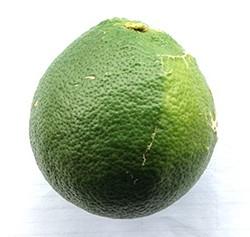
#> input picture jeruknipis2.jpg, 250 x 237 px
$ jupyter execute The_1st_Assignment_Pengolahan_dan_analisis_Citra_Digital.ipynb
#> lines starting #> are read from the running program, lines starting #| are printed output that depends on the picture
# The 1st Assignment Pengolahan dan analisis Citra Digital

## Nama : Ihlasul Amal
## Nim : 24/551419/PPA/06974

#1.  IMPORT LIBRARY

[cell 1]
import numpy as np
import cv2
import matplotlib.pyplot as plt
import os
import numpy as np
import gdown
from skimage.transform import resize

#2. FUNGSI DOWNSAMPLING

## a.  Downsampilng pada citra 4x4 -> 2x2 berdasarkan nilai max, median, mean

[cell 2]
# Fungsi Downsampling dengan Max, Median, Mean
def downsample_4x4_to_2x2(img, method='mean'):
    if img.shape != (4, 4):
        raise ValueError("Input harus 4x4")
    block_size = 2
    result = np.zeros((2, 2))
    for i in range(2):
        for j in range(2):
            block = img[i*block_size:(i+1)*block_size, j*block_size:(j+1)*block_size]
            if method == 'max':
                result[i, j] = np.max(block)
            elif method == 'median':
                result[i, j] = np.median(block)
            elif method == 'mean':
                result[i, j] = np.mean(block)
    return result

## b. Downsampilng citra 5x5 -> 3x3 berdasarkan nilai max, median, mean

[cell 3]
def downsample_5x5_to_3x3(img, method='mean'):
    if img.shape != (5, 5):
        raise ValueError("Input harus 5x5")

    indices = [(0,2), (2,4), (4,5)]
    result = np.zeros((3, 3))

    for i in range(3):
        for j in range(3):
            r_start, r_end = indices[i]
            c_start, c_end = indices[j]
            block = img[r_start:r_end, c_start:c_end]
            if method == 'max':
                result[i, j] = np.max(block)
            elif method == 'median':
                result[i, j] = np.median(block)
            elif method == 'mean':
                result[i, j] = np.mean(block)
    return result

# 3. FUNGSI UPSAMPLING

## Fungsi Upsampling 2x2 -> 4x4 dan Fungsi Upsampling 3x3->5x5 dengan menggunakan fungsi  nearest, bilinear dan bicubic

[cell 4]
# Fungsi Upsampling 2x2->4x4
def upsampling_2x2_to_4x4(img, method='nearest'):
    if img.shape != (2, 2):
        raise ValueError("Input harus 2x2")
    if method == 'nearest':
        return np.repeat(np.repeat(img, 2, axis=0), 2, axis=1)
    elif method == 'bilinear':
        return resize(img, (4, 4), order=1, preserve_range=True, anti_aliasing=False)
    elif method == 'bicubic':
        return resize(img, (4, 4), order=3, preserve_range=True)

# Fungsi Upsampling 2x2->4x4
def upsampling_3x3_to_5x5(img, method='nearest'):
    if img.shape != (3, 3):
        raise ValueError("Input harus 3x3")
    if method == 'nearest':
        # Nearest neighbor: map 3 posisi ke 5 posisi
        scale = 5 / 3
        result = np.zeros((5, 5))
        for i in range(5):
            for j in range(5):
                src_i = int(i / scale)
                src_j = int(j / scale)
                result[i, j] = img[src_i, src_j]
        return result
    elif method == 'bilinear':
        return resize(img, (5, 5), order=1, preserve_range=True, anti_aliasing=False)
    elif method == 'bicubic':
        return resize(img, (5, 5), order=3, preserve_range=True)

# 4. DATA UJI

[cell 5]
# Citra contoh 4x4
img_4x4 = np.array([
    [10, 20, 30, 40],
    [50, 60, 70, 80],
    [90, 100, 110, 120],
    [130, 140, 150, 160]
], dtype=np.float32)

# Citra contoh 5x5
img_5x5 = np.array([
    [10, 20, 30, 40, 50],
    [60, 70, 80, 90, 100],
    [110, 120, 130, 140, 150],
    [160, 170, 180, 190, 200],
    [210, 220, 230, 240, 250]
], dtype=np.float32)

# 5. PROSES DOWNSAMPLING

### a. Down Sampling pada citra 4x4 -> 2x2

[cell 6]
print("DOWN SAMPLING \n")

print("Citra 4x4 asli:")
print(img_4x4)
print()

# Downsampling 4x4 -> 2x2
for method in ['mean', 'max', 'median']:
    ds_4x4 = downsample_4x4_to_2x2(img_4x4, method)

    if method == 'mean':
        ds_4x4 = np.round(ds_4x4).astype(int)  # Bulatkan ke integer
    else:

        ds_4x4 = np.round(ds_4x4).astype(int)

    print(f"4x4 -> 2x2 ({method.capitalize()}):")
    print(ds_4x4)
    print()

### b.  Down Sampling pada citra 5x5 -> 3x3

[cell 7]
print("DOWN SAMPLING \n")

print("Citra 5x5 asli:")
print(img_5x5)
print()

# Downsampling 5x5 -> 3x3
for method in ['mean', 'max', 'median']:
    ds_5x5 = downsample_5x5_to_3x3(img_5x5, method)

    # Bulatkan semua metode ke bilangan bulat
    if method == 'mean':
        ds_5x5 = np.round(ds_5x5).astype(int)
    else:
        ds_5x5 = np.round(ds_5x5).astype(int)

    print(f"5x5 -> 3x3 ({method.capitalize()}):")
    print(ds_5x5)
    print()

# 6. PROSES UPSAMPLING

### a. Proses Upsampling 2x2 -> 4x4

[cell 8]
print(" UP SAMPLING \n")

# Upsampling 2x2 -> 4x4
ds_4x4 = downsample_4x4_to_2x2(img_4x4, 'mean')
print("Citra 2x2 (hasil downsampling mean 4x4):")
print(ds_4x4)
print()

for method in ['nearest', 'bilinear', 'bicubic']:
    us_4x4 = upsampling_2x2_to_4x4(ds_4x4, method)
    us_4x4_rounded = np.round(us_4x4).astype(int)  # Pembulatan normal ke bilangan bulat
    print(f"Upsample ke 4x4 ({method.capitalize()}):")
    print(us_4x4_rounded)
    print()

### b. Up Sampling pada citra  3x3 -> 5x5

[cell 9]
print(" UP SAMPLING\n")
# upsampling 3x3 -> 5x5
ds_3x3 = downsample_5x5_to_3x3(img_5x5, 'mean')
print("Citra 3x3 (hasil downsampling mean 5x5):")
print(ds_3x3)
print()

for method in ['nearest', 'bilinear', 'bicubic']:
    us_5x5 = upsampling_3x3_to_5x5(ds_3x3, method)
    us_5x5_rounded = np.round(us_5x5).astype(int)  # Pembulatan normal ke bilangan bulat
    print(f"upsampling ke 5x5 ({method.capitalize()}):")
    print(us_5x5_rounded)
    print()

 # 7. PENGUJIAN PADA DATA CITRA ASLI

## A. Load citra

[cell 10]
# Konfigurasi Google Drive
file_id = "1nLZBfZFHHwT7AOkzRa_dKUm1dHQW_DWA"
output_filename = "jeruknipis2.jpg"
url = f"https://drive.google.com/uc?id={file_id}&export=download"

# Download gambar
print(" Sedang mendownload gambar dari Google Drive...")
if os.path.exists(output_filename):
    print(f"File '{output_filename}' sudah ada, skip download.")
else:
    try:
        gdown.download(url, output_filename, quiet=False)
    except Exception as e:
        print(" Gagal download:", e)
        exit()

#  Baca gambar grayscale
img = cv2.imread(output_filename, cv2.IMREAD_GRAYSCALE)
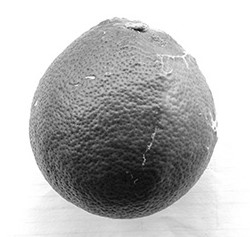
#> img: shape (237, 250); min 4, max 255, mean 184.5
if img is None:
    print(" Gagal membaca gambar.")
    exit()

plt.figure(figsize=(6, 6))
plt.imshow(img, cmap='gray')
plt.title(f"Gambar Asli\n{output_filename.split('/')[-1]}\nUkuran: {img.shape}")
plt.axis('off')
plt.show()

print(f"Gambar berhasil dimuat: {output_filename}")
print(f"Ukuran asli: {img.shape}")
#| Ukuran asli: (237, 250)

## B. Resize citra agar tidak terlalu besar

[cell 11]
# Resize ke 64x64 (citra awal hasil resize)
img_64x64 = cv2.resize(img, (64, 64), interpolation=cv2.INTER_AREA)
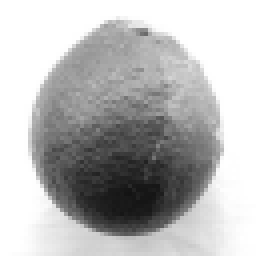
#> img_64x64: shape (64, 64) (shown 4 times larger); min 19, max 255, mean 184.5
img_64x64_float = img_64x64.astype(np.float32)

print("\n PIXEL CITRA 64x64 (HASIL RESIZE")
print("Ukuran:", img_64x64.shape)
#| Ukuran: (64, 64)
# menampilkan sebagian matriks agar tidak terlalu panjang
center = img_64x64[27:37, 27:37] # 5×5 tengah
print("5x5 tengah:\n", center)
#| 5x5 tengah:
#|  [[122 133 135 136 126 134 136 120 117 129]
#|  [127 114 119 126 131 128 131 119 131 139]
#|  [108 111  96  99 114 133 112 127 119 119]
#|  [128 113 124 108  97  96  93  92  98 116]
#|  [108  97  75  90  83  90  98  79  92  77]
#|  [ 86  88  90  80  82  83  98 102  87  96]
#|  [ 70  72  78  67  78  88  92  76  88  78]
#|  [ 86  92  77  79  70  71  70  85  78  81]
#|  [ 79  62  75  82  79  76  86  82  85  82]
#|  [ 64  68  69  85  81  73  59  74  71  83]]

# Menampilkan citra
plt.figure(figsize=(3, 3))
plt.imshow(img_64x64, cmap='gray', vmin=0, vmax=255)
plt.title("Citra 64x64 (Hasil Resize)", fontsize=12)
plt.axis('off')
plt.tight_layout()
plt.show()

## C. Fungsi downsampling

[cell 12]
def downsample_64x64_to_32x32(img, method='mean'):
#> called with method = 'mean'
    if img.shape != (64, 64):
        raise ValueError("Input harus 64x64")
    result = np.zeros((32, 32))
    for i in range(32):
        for j in range(32):
            block = img[i*2:(i+1)*2, j*2:(j+1)*2]  # Blok 2x2
            if method == 'mean':
                result[i, j] = np.mean(block)
            elif method == 'max':
                result[i, j] = np.max(block)
            elif method == 'median':
                result[i, j] = np.median(block)
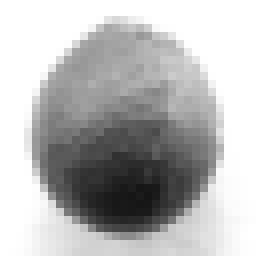
#> result: shape (32, 32) float64 (shown 8 times larger); min 21.75, max 255, mean 184.5
    return np.round(result).astype(int)

# Hasil downsampling
down_mean = downsample_64x64_to_32x32(img_64x64_float, 'mean')
down_max  = downsample_64x64_to_32x32(img_64x64_float, 'max')
#> call 2 of downsample_64x64_to_32x32, with method = 'max'
#> after the loop in downsample_64x64_to_32x32 (call 2), `for i in range(32):`:
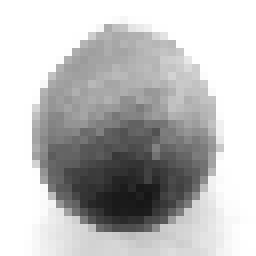
#> result: shape (32, 32) float64 (shown 8 times larger); min 22, max 255, mean 191.1
down_median = downsample_64x64_to_32x32(img_64x64_float, 'median')

# Menampilkan sebagian matriks agar tidak terlalu panjang
print("\n DOWNSAMPLING 64x64 → 32x32 ")
print("Mean (10×10 tengah):\n", down_mean[11:21, 11:21])
#| Mean (10×10 tengah):
#|  [[160 160 155 160 170 160 154 141 136 148]
#|  [156 154 152 147 134 138 145 147 145 152]
#|  [157 146 136 138 136 125 118 125 142 154]
#|  [138 137 122 110 118 126 124 131 127 126]
#|  [121 111 116 102  94  94  90  91  94 100]
#|  [102 108  82  82  77  90  88  83  76 105]
#|  [ 93  76  81  76  78  76  82  80  88  98]
#|  [ 72  74  71  75  82  70  73  80  98  86]
#|  [ 74  76  70  50  52  58  67  63  90  76]
#|  [ 64  58  52  53  47  44  45  50  50  56]]
print("Max  (10×10 tengah):\n", down_max[11:21, 11:21])
#| Max  (10×10 tengah):
#|  [[167 168 169 167 173 166 165 151 153 165]
#|  [172 166 177 168 143 145 167 160 152 173]
#|  [160 152 156 153 141 136 123 138 154 164]
#|  [147 154 135 119 131 133 131 147 157 152]
#|  [135 126 128 124 108  98  98 116 114 117]
#|  [110 128  96  90  82  98 102  96  81 125]
#|  [101  88  95  92  82  86  85  86  99 120]
#|  [ 86  88  78  83  85  75  78  90 130  99]
#|  [ 84  91  82  56  60  65  76  70 115  88]
#|  [ 72  67  62  60  54  52  51  63  65  71]]
print("Median (10×10 tengah):\n", down_median[11:21, 11:21])
#| Median (10×10 tengah):
#|  [[160 161 152 160 172 162 153 142 135 145]
#|  [154 154 150 150 137 140 143 148 146 148]
#|  [156 146 134 134 138 129 118 128 144 158]
#|  [144 134 122 112 120 130 123 129 130 134]
#|  [127 112 115 105  94  94  92  85  88  98]
#|  [101 105  80  83  79  90  88  85  76 104]
#|  [ 94  73  82  76  79  74  84  82  90 100]
#|  [ 74  74  71  74  82  73  72  80  94  84]
#|  [ 76  73  70  52  52  58  69  64  86  75]
#|  [ 62  58  52  54  46  44  44  50  46  56]]

## D. Fungsi Upsampling

[cell 13]
def upsample_64x64_to_128x128(img, method='nearest'):
#> called with method = 'nearest'
    if method == 'nearest':
        return np.repeat(np.repeat(img, 2, axis=0), 2, axis=1)
#> returned value: shape (128, 128) float32
    elif method == 'bilinear':
        return resize(img, (128, 128), order=1, preserve_range=True)
    elif method == 'bicubic':
        return resize(img, (128, 128), order=3, preserve_range=True)
    else:
        raise ValueError("Metode tidak didukung")

# Upsample dari citra 64x64 asli
up_nearest = upsample_64x64_to_128x128(img_64x64_float, 'nearest')
up_bilinear = upsample_64x64_to_128x128(img_64x64_float, 'bilinear')
up_bicubic = upsample_64x64_to_128x128(img_64x64_float, 'bicubic')

# Bulatkan ke bilangan bulat
up_nearest = np.round(up_nearest).astype(int)
up_bilinear = np.round(up_bilinear).astype(int)
up_bicubic = np.round(up_bicubic).astype(int)

# menampilkan sebagian matriks agar tidak terlalu panjang
print("\n UPSAMPLING 64x64 → 128x128 ")
print("nearest (10×10 tengah):\n", up_nearest[59:69, 59:69])
#| nearest (10×10 tengah):
#|  [[ 96  99  99 114 114 133 133 112 112 127]
#|  [124 108 108  97  97  96  96  93  93  92]
#|  [124 108 108  97  97  96  96  93  93  92]
#|  [ 75  90  90  83  83  90  90  98  98  79]
#|  [ 75  90  90  83  83  90  90  98  98  79]
#|  [ 90  80  80  82  82  83  83  98  98 102]
#|  [ 90  80  80  82  82  83  83  98  98 102]
#|  [ 78  67  67  78  78  88  88  92  92  76]
#|  [ 78  67  67  78  78  88  88  92  92  76]
#|  [ 77  79  79  70  70  71  71  70  70  85]]
print("bilinear (10×10 tengah):\n", up_bilinear[59:69, 59:69])
#| bilinear (10×10 tengah):
#|  [[103 102 103 108 113 120 120 111 110 116]
#|  [114 109 105 102 102 104 103 100  98 100]
#|  [110 106 101  96  94  94  94  94  93  90]
#|  [ 89  93  92  88  88  90  93  95  93  86]
#|  [ 81  85  86  84  84  87  91  96  95  88]
#|  [ 85  83  82  82  83  84  88  95  98  97]
#|  [ 84  79  78  80  82  83  87  93  96  96]
#|  [ 78  73  72  77  81  85  88  92  91  85]
#|  [ 76  72  72  74  78  82  84  86  84  80]
#|  [ 77  76  75  73  73  74  75  75  77  81]]
print("bicubic (10×10 tengah):\n", up_bicubic[59:69, 59:69])
#| bicubic (10×10 tengah):
#|  [[101  99 100 105 115 125 122 109 108 118]
#|  [120 111 103 100 102 105 103  97  97 101]
#|  [115 110 102  95  91  91  92  93  90  85]
#|  [ 87  94  94  88  85  87  94  98  91  79]
#|  [ 74  83  87  84  81  85  92  99  96  88]
#|  [ 84  83  82  82  81  82  87  95 101 101]
#|  [ 88  79  76  80  83  83  87  95 100 100]
#|  [ 80  71  69  76  83  86  91  96  93  85]
#|  [ 74  69  69  73  78  83  86  87  82  76]
#|  [ 75  75  75  71  71  74  74  72  74  79]]

## E. Visualisasi

### a. Visualisasi Down Sampling

[cell 14]
plt.figure(figsize=(16, 12))
plt.suptitle("Down Sampling", fontsize=18)

# 1. Asli 64x64
plt.subplot(3, 4, 1)
plt.imshow(img_64x64, cmap='gray', vmin=0, vmax=255)
plt.title("Asli (64x64)")
plt.axis('off')

# 2. Down: Mean
plt.subplot(3, 4, 2)
plt.imshow(down_mean, cmap='gray', vmin=0, vmax=255)
plt.title("Down: Mean (32x32)")
plt.axis('off')

# 3. Down: Max
plt.subplot(3, 4, 3)
plt.imshow(down_max, cmap='gray', vmin=0, vmax=255)
plt.title("Down: Max (32x32)")
plt.axis('off')

# 4. Down: Median
plt.subplot(3, 4, 4)
plt.imshow(down_median, cmap='gray', vmin=0, vmax=255)
plt.title("Down: Median (32x32)")
plt.axis('off')

### b. Visualisasi DownSampling

Dari visualisai hasil donwsampling citra dengan menggunakan nilai mean, max dan median menunjukkan perbedaan visual yang berbeda

>1. Pada metode mean, hasil diperoleh menghasilkan citra yang lebih halus dan cenderung mengalami penurunan kontras.

> 2. pada metode max, menghasilkan hasil dengan area terang pada citra dipertahankan atau bahkan diperkuat. Hal ini membuat citra terlihat lebih tajam pada tepi

> 3. Pada metode median, nilai tengah dari setiap blok digunakan, sehingga mampu mempertahankan struktur citra dengan lebih baik dengan mengurangi efek noise. Hasilnya terlihat lebih alami dibandingkan dua metode lainnya

Dari semua hasil perlakuan downsampling bisa dilihat bahwa kualitas citra menurun dari citra aslinya.pemilihan metode downsampling sangat bergantung pada tujuan pengolahan citra misalkan mean cocok untuk smoothing, max untuk mempertahankan fitur terang, dan median untuk menjaga kualitas citra

[cell 15]
plt.figure(figsize=(16, 12))
plt.suptitle("Up Sampling", fontsize=14)

# 1. Asli 64x64
plt.subplot(3, 4, 1)
plt.imshow(img_64x64, cmap='gray', vmin=0, vmax=255)
plt.title("Asli (64x64)")
plt.axis('off')

# 2. Up: Nearest
plt.subplot(3, 4, 2)
plt.imshow(up_nearest, cmap='gray', vmin=0, vmax=255)
plt.title("Up: Nearest (128x128)")
plt.axis('off')

# 3. Up: Bilinear
plt.subplot(3, 4, 3)
plt.imshow(up_bilinear, cmap='gray', vmin=0, vmax=255)
plt.title("Up: Bilinear (128x128)")
plt.axis('off')

# 4. Up: Bicubic
plt.subplot(3, 4, 4)
plt.imshow(up_bicubic, cmap='gray', vmin=0, vmax=255)
plt.title("Up: Bicubic (128x128)")
plt.axis('off')

plt.tight_layout()
plt.show()
